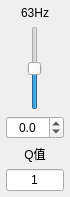
          <widget class="QWidget" name="bandWgt_2" native="true">
           <property name="sizePolicy">
            <sizepolicy hsizetype="Fixed" vsizetype="Preferred">
             <horstretch>0</horstretch>
             <verstretch>0</verstretch>
            </sizepolicy>
           </property>
           <property name="maximumSize">
            <size>
             <width>70</width>
             <height>16777215</height>
            </size>
           </property>
           <layout class="QVBoxLayout" name="verticalLayout_3">
            <property name="leftMargin">
             <number>6</number>
            </property>
            <property name="topMargin">
             <number>6</number>
            </property>
            <property name="rightMargin">
             <number>6</number>
            </property>
            <property name="bottomMargin">
             <number>6</number>
            </property>
            <item>
             <widget class="QLabel" name="lab_freq_2">
              <property name="sizePolicy">
               <sizepolicy hsizetype="Preferred" vsizetype="Preferred">
                <horstretch>0</horstretch>
                <verstretch>0</verstretch>
               </sizepolicy>
              </property>
              <property name="contextMenuPolicy">
               <enum>Qt::NoContextMenu</enum>
              </property>
              <property name="text">
               <string>63Hz</string>
              </property>
              <property name="alignment">
               <set>Qt::AlignCenter</set>
              </property>
             </widget>
            </item>
            <item>
             <widget class="QSlider" name="slider_band_2">
              <property name="sizePolicy">
               <sizepolicy hsizetype="Preferred" vsizetype="Expanding">
                <horstretch>0</horstretch>
                <verstretch>0</verstretch>
               </sizepolicy>
              </property>
              <property name="minimum">
               <number>-300</number>
              </property>
              <property name="maximum">
               <number>300</number>
              </property>
              <property name="singleStep">
               <number>1</number>
              </property>
              <property name="pageStep">
               <number>10</number>
              </property>
              <property name="orientation">
               <enum>Qt::Vertical</enum>
              </property>
             </widget>
            </item>
            <item>
             <widget class="QDoubleSpinBox" name="spinBox_boost_2">
              <property name="alignment">
               <set>Qt::AlignCenter</set>
              </property>
              <property name="decimals">
               <number>1</number>
              </property>
              <property name="minimum">
               <double>-30.000000000000000</double>
              </property>
              <property name="maximum">
               <double>30.000000000000000</double>
              </property>
              <property name="singleStep">
               <double>0.100000000000000</double>
              </property>
             </widget>
            </item>
            <item>
             <widget class="QLabel" name="lab_Q_2">
              <property name="sizePolicy">
               <sizepolicy hsizetype="Preferred" vsizetype="Preferred">
                <horstretch>0</horstretch>
                <verstretch>0</verstretch>
               </sizepolicy>
              </property>
              <property name="contextMenuPolicy">
               <enum>Qt::NoContextMenu</enum>
              </property>
              <property name="text">
               <string>Q值</string>
              </property>
              <property name="alignment">
               <set>Qt::AlignCenter</set>
              </property>
             </widget>
            </item>
            <item>
             <widget class="QLineEdit" name="edt_Q_2">
              <property name="sizePolicy">
               <sizepolicy hsizetype="Preferred" vsizetype="Fixed">
                <horstretch>0</horstretch>
                <verstretch>0</verstretch>
               </sizepolicy>
              </property>
              <property name="text">
               <string>1</string>
              </property>
              <property name="alignment">
               <set>Qt::AlignCenter</set>
              </property>
             </widget>
            </item>
           </layout>
          </widget>
